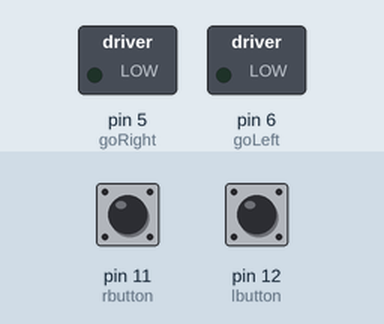
A sketch run on a simulated Arduino Uno, built with avr-gcc and run on an emulated ATmega328P. On the bench: switched loads named in the sketch (green lamp = pin HIGH). Inputs (shaded band) come from the test bench; at power-on: pin 12 (lbutton) LOW, pin 11 (rbutton) LOW.

Above: at 1.2 s.
1.3 s: pin 12 (lbutton) pulled HIGH for 0.15 s
At 2.5 s:
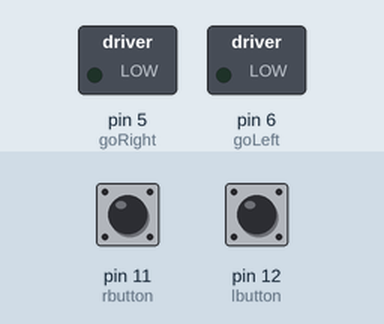
3.0 s: pin 11 (rbutton) pulled HIGH for 0.15 s
At 3.8 s:
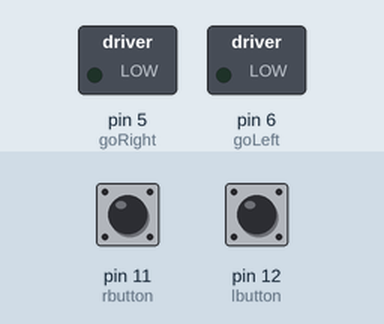
4.7 s: pin 12 (lbutton) pulled HIGH for 0.15 s
At 4.8 s:
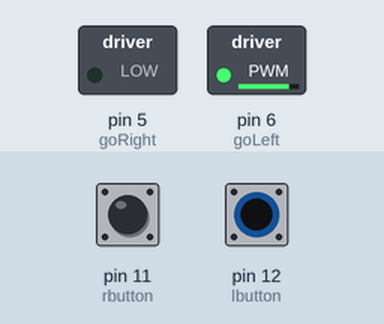
6.4 s: pin 12 (lbutton) pulled HIGH for 3.2 s
At 10.2 s:
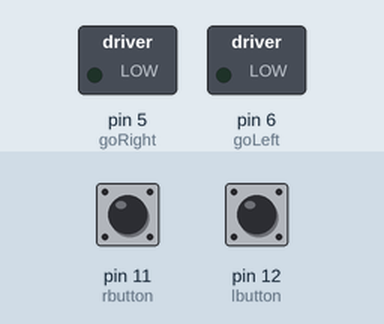
11.1 s: pin 11 (rbutton) pulled HIGH for 3.2 s
At 12.0 s:
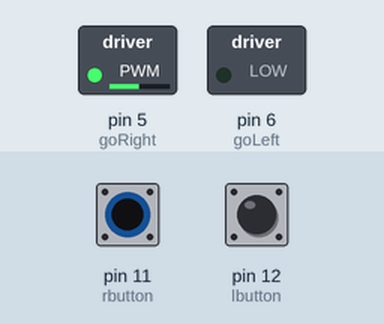
15.8 s: pin 11 (rbutton) driven HIGH and pin 12 (lbutton) driven HIGH
At 17.3 s:
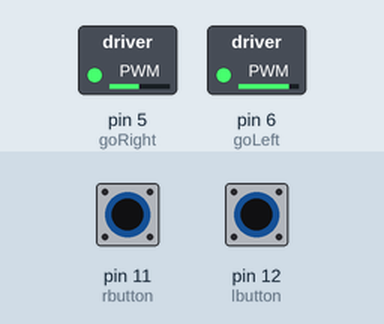
Timing chart, 0 to 18.3 s (numbered marks = the images above; inputs shaded):
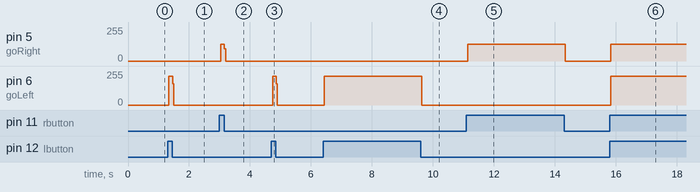

Measured:
- after the input at 1.3 s, pin 6 (goLeft): 0/255 → 214/255 at once, → 0/255 0.12 s later
- after the input at 3.0 s, pin 5 (goRight): 0/255 → 124/255 at once, → 0/255 0.12 s later
- after the input at 4.7 s, pin 6 (goLeft): 0/255 → 214/255 at once, → 0/255 0.12 s later
- after the input at 6.4 s, pin 6 (goLeft): 0/255 → 214/255 at once, → 0/255 3.2 s later
- after the input at 11.1 s, pin 5 (goRight): 0/255 → 124/255 at once, → 0/255 3.2 s later
- after the input at 15.8 s, pin 5 (goRight): 0/255 → 124/255 at once; pin 6 (goLeft): 0/255 → 214/255 at once

The sketch:

ibt2Buttons.ino
```cpp
/*
IBT-2 Motor Control Board driven by Arduino.

 Speed and direction controlled by a potentiometer attached to analog input 0.
 One side pin of the potentiometer (either one) to ground; the other side pin to +5V

 Connection to the IBT-2 board:
 IBT-2 pin 1 (RPWM) to Arduino pin 5(PWM)
 IBT-2 pin 2 (LPWM) to Arduino pin 6(PWM)
 IBT-2 pins 3 (R_EN), 4 (L_EN), 7 (VCC) to Arduino 5V pin
 IBT-2 pin 8 (GND) to Arduino GND
 IBT-2 pins 5 (R_IS) and 6 (L_IS) not connected
 */

const int rbutton = 11; // right turn button
const int lbutton = 12; // left turn button

const int goRight = 5; // Arduino PWM output pin 5; connect to IBT-2 pin 1 (RPWM)
const int goLeft = 6; // Arduino PWM output pin 6; connect to IBT-2 pin 2 (LPWM)
// redundant? 10-09-2019

void setup()
{
  pinMode(goRight, OUTPUT);
  pinMode(goLeft, OUTPUT);
  pinMode(rbutton, INPUT);//removed INPUT_PULLUP
  pinMode(lbutton, INPUT);//removed INPUT_PULLUP
}

void loop()
{
  int rbuttonValue = digitalRead(rbutton);
  int lbuttonValue = digitalRead(lbutton);

  if (rbuttonValue == HIGH);
  {
    // forward rotation
    int forward = (rbuttonValue == HIGH);
    digitalWrite(goRight, forward);
    digitalWrite(goLeft, LOW);

  }

  if (lbuttonValue == HIGH);
  {
    // reverse rotation
    int reverse = (lbuttonValue == HIGH);
    digitalWrite(goLeft, reverse);
    digitalWrite(goRight, LOW);
  }
  //delay (100);
}
```
